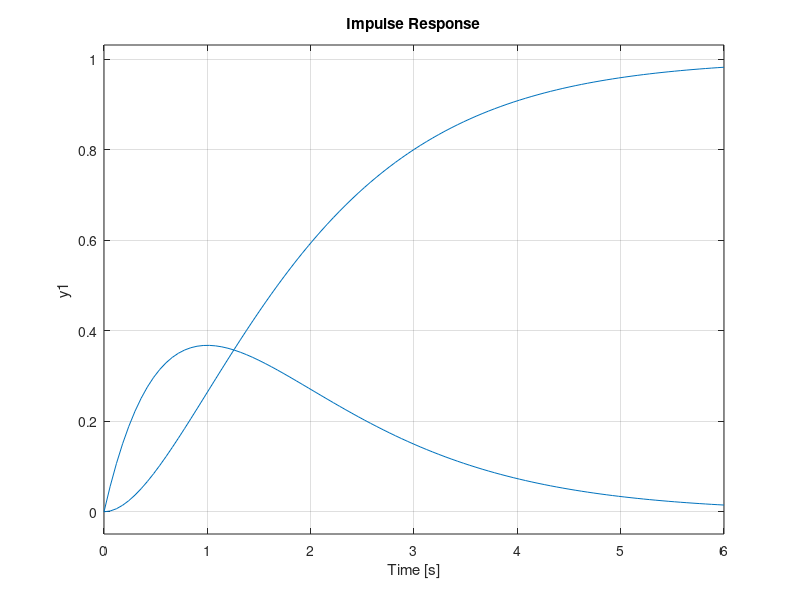

The MATLAB script that drew this image: (Note: this script raises an error after producing the figure.)
%% Dynamical System (mass-spring-damper system)

% d^2y/dt^2 + (b/m)*dy/dt + (k/m)*y(t) = (1/m)*F

%%
clc
clear all
close all

%% System Parameters
m = 1.0; k = 1.0; b = 2.0; f = 1;

%% Solution using Control System Toolbox
g = tf([(1/m)],[1 (b/m) (k/m)]);
figure(3)
step(g);
hold
impulse(g);	% Step and impulse response

ltiview(g);		   	% Handy GUI for analyzing systems

